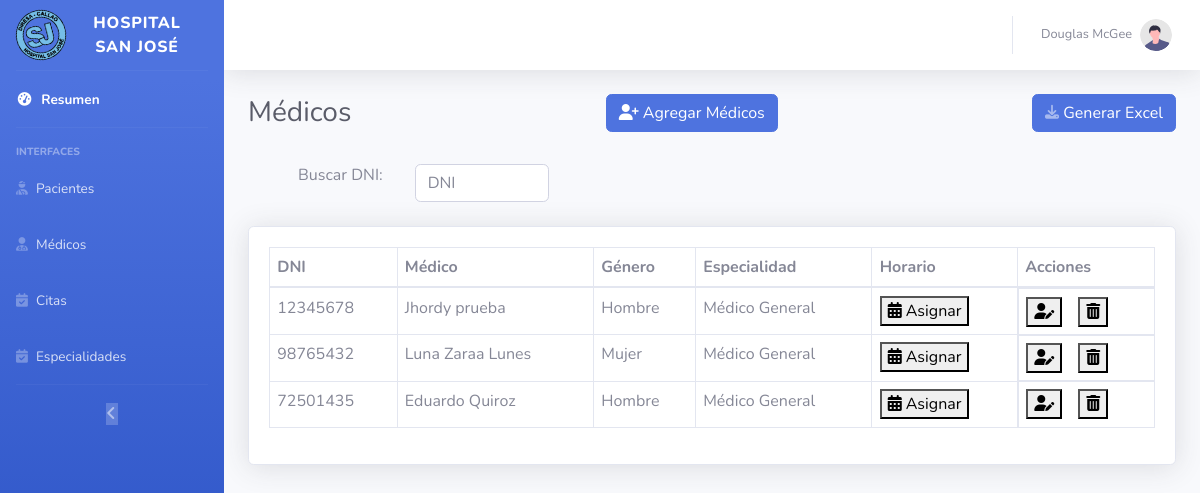
Screenshot of /admin/medicos (signed in) with the database file from the repository.
### tables this page shows
CREATE TABLE `medico` (
  `id` int NOT NULL,
  `ID_Especialidad` int NOT NULL,
  `Nombre` varchar(50) NOT NULL,
  `Ape_Paterno` varchar(50) NOT NULL,
  `Ape_Materno` varchar(50) NOT NULL,
  `Genero` varchar(15) NOT NULL,
  `T_Doc` varchar(20) NOT NULL,
  `Nro_Doc` char(15) NOT NULL,
  `Telefono` char(9) NOT NULL,
  `Fecha_Creacion` timestamp NOT NULL DEFAULT CURRENT_TIMESTAMP ON UPDATE CURRENT_TIMESTAMP,
  `Estado` varchar(15) NOT NULL DEFAULT 'Activo',
  `id_login` int NOT NULL
);

CREATE TABLE `especialidad` (
  `id` int NOT NULL,
  `Descripcion` varchar(50) NOT NULL,
  `Estado` varchar(30) NOT NULL
);

### controllers/AdminMedicosController.php (called while the page is built, shortened)
<?php
class AdminMedicosController
{
    public static function medicos(Router $router)
    {
        if ($_SESSION['usuario'] == 1) {
            $medicos = Medico::allActivos();
            $especialidades = Especialidades::allActivos();
            foreach ($medicos as $row) {
                $Especialidad = Especialidades::find($row->ID_Especialidad);
                $row->ID_Especialidad = $Especialidad->Descripcion;
            }
        } else {
            header('Location: /');
        }
        $router->render('admin/medicos/index', 'layout-admin', [
            'medicos' => $medicos,
            'especialidades' => $especialidades
        ]);
    }
}

### public/index.php (called while the page is built, shortened)
<?php
$router = new Router();
$router->get('/', [PageController::class, 'index']);
$router->get('/nosotros', [PageController::class, 'nosotros']);
$router->get('/servicios', [PageController::class, 'servicios']);
$router->get('/medicos', [PageController::class, 'medicos']);
$router->get('/contacto', [PageController::class, 'contacto']);
$router->post('/contacto', [PageController::class, 'contacto']);
$router->get('/admin/index', [AdminPacientesController::class, 'index']);
$router->get('/admin/pacientes', [AdminPacientesController::class, 'pacientes']);
$router->get('/pacientes/reporte', [ReportesController::class, 'pacienteReporte']);
$router->post('/pacientes/registrar', [AdminPacientesController::class, 'pacientesRegistrar']);
$router->post('/pacientes/eliminar', [AdminPacientesController::class, 'pacientesEliminar']);
$router->post('/pacientes/actualizar', [AdminPacientesController::class, 'pacientesActualizar']);
$router->post('/pacientes/historial', [AdminPacientesController::class, 'historial']);
$router->post('/pacientes/detallemedico', [AdminPacientesController::class, 'detallemedico']);
$router->get('/admin/medicos', [AdminMedicosController::class, 'medicos']);
$router->get('/medicos/reporte', [ReportesController::class, 'medicoReporte']);
$router->post('/medicos/agregar', [AdminMedicosController::class, 'medicoAgregar']);
$router->post('/medicos/actualizar', [AdminMedicosController::class, 'medicoActualizar']);
$router->post('/medicos/eliminar', [AdminMedicosController::class, 'medicoEliminar']);
$router->post('/medicos/horario', [AdminMedicosController::class, 'HorarioMedico']);
$router->get('/admin/citas', [AdminCitasController::class, 'citas']);
$router->post('/citas/registrar', [AdminCitasController::class, 'registrarcita']);
$router->post('/citas/reprogramar', [AdminCitasController::class, 'reprogramarcita']);
$router->post('/citas/eliminar', [AdminCitasController::class, 'eliminarcita']);
$router->get('/admin/especialidades', [AdminEspecialidadController::class, 'especialidades']);
$router->post('/especialidades/agregar', [AdminEspecialidadController::class, 'especialidadAgregar']);
$router->post('/especialidades/actualizar', [AdminEspecialidadController::class, 'especialidadActualizar']);
$router->post('/especialidades/eliminar', [AdminEspecialidadController::class, 'especialidadEliminar']);
$router->get('/paciente', [PacienteController::class, 'index']);
$router->get('/paciente/citaspasadas', [PacienteController::class, 'citaspasadas']);
$router->post('/paciente/registrarcita', [PacienteController::class, 'registrarcita']);
$router->post('/paciente/reprogramar', [PacienteController::class, 'reprogramarcita']);
$router->post('/paciente/eliminarcita', [PacienteController::class, 'eliminarcita']);
$router->post('/paciente/detallemedico', [PacienteController::class, 'detallemedico']);
$router->get('/doctor', [DoctorController::class, 'index']);
$router->post('/doctor', [DoctorController::class, 'index']);
$router->post('/doctor/entrarcita', [DoctorController::class, 'entrarcita']);
$router->post('/doctor/historia', [DoctorController::class, 'historia']);
$router->post('/doctor/ficha', [DoctorController::class, 'fichamedica']);
$router->post('/doctor/guardarficha', [DoctorController::class, 'guardarficha']);
$router->get('/login', [LoginController::class, 'login']);
$router->post('/login', [LoginController::class, 'login']);
$router->get('/registro', [LoginController::class, 'registro']);
$router->post('/registro', [LoginController::class, 'registro']);
$router->get('/logout', [LoginController::class, 'logout']);
$router->comprobarRutas();

### models/ActiveRecord.php (called while the page is built, shortened)
<?php
class ActiveRecord
{
    protected static $db;
    protected static $tabla = '';
    public static function setDB($database)
    {
        self::$db = $database;
    }
    public static function allActivos()
    {
        $query = "SELECT * FROM " . static::$tabla . " WHERE Estado='Activo'";
        $resultado = self::consultSQL($query);
        return $resultado;
    }
    public static function consultSQL($query)
    {
        try {
            $resultado = self::$db->query($query);
            $array = [];
            while ($registro = $resultado->fetch_assoc()) {
                $array[] = static::createObject($registro);
            }
            return $array;
        } catch (\Throwable $th) {
            return [];
        }
    }
    public static function createObject($registro)
    {
        $objeto = new static;
        foreach ($registro as $key => $value) {
            if (property_exists($objeto, $key)) {
                $objeto->$key = $value;
            }
        }
        return $objeto;
    }
}

### views/admin/medicos/index.php (the view, shortened to what this page needs)
<div id="content-wrapper" class="d-flex flex-column">
  <div id="content">
    <nav class="navbar navbar-expand navbar-light bg-white topbar mb-4 static-top shadow">
      <ul class="navbar-nav ml-auto">
        <li class="nav-item dropdown no-arrow">
          <a class="nav-link dropdown-toggle" href="#" id="userDropdown" role="button" data-toggle="dropdown" aria-haspopup="true" aria-expanded="false">
            <span class="mr-2 d-none d-lg-inline text-gray-600 small">Douglas McGee</span>
            <img class="img-profile rounded-circle" src="/build/images/undraw_profile.svg" />
          </a>
        </li>
      </ul>
    </nav>
    <div class="container-fluid">
      <div class="d-sm-flex align-items-center justify-content-between mb-4">
        <h1 class="h3 mb-0 text-gray-800">Médicos</h1>
        <button type="button" class="btn btn-primary" data-bs-toggle="modal" data-bs-target="#agregarMedico">
          <i class="fas fa-user-plus"></i>
          Agregar Médicos
        </button>
        <a href="/medicos/reporte" class="btn btn-primary">
          <i class="fas fa-download fa-sm text-white-50"></i> Generar Excel
        </a>
      </div>
      <div class="mb-3 row">
            <div class="col-2 text-end">
            <label  class="col-form-label">Buscar DNI:</label>
            </div>
            <div class="col-2">
            <input class="form-control" type="text" placeholder="DNI"  id="myInput" onkeyup="BuscarDNI()" >
            </div>
          </div>
      <div class="card shadow mb-4">
        <div class="card-body">
          <div class="table-responsive">
            <table class="table table-bordered" id="dataTable1" width="100%" cellspacing="0">
              <thead>
                <tr>
                  <th>DNI</th>
                  <th>Médico</th>
                  <th>Género</th>
                  <th>Especialidad</th>
                  <th>Horario</th>
                  <th>Acciones</th>
                </tr>
              </thead>
              <tbody>
                <?php foreach ($medicos as $row) { ?>
                  <tr>
                    <td><?php echo $row->Nro_Doc ?></td>
                    <td><?php echo $row->Nombre . " " . $row->Ape_Paterno ?></td>
                    <td><?php echo $row->Genero ?></td>
                    <td><?php echo $row->ID_Especialidad ?></td>
                    <td>
                      <form method="POST" action="/medicos/horario">
                        <button type="submit">
                          <i class="fas fa-calendar-alt"></i>
                          Asignar
                        </button>
                      </form>
                    </td>
                    <td class="flex-btns">
                      <button type="button" class=" " data-bs-toggle="modal" data-bs-target="#editarMed"
                      <?php echo "onclick='Editar(\"" . implode(",", (array)$row) . "\")'" ?>>
                        <i class="fas fa-user-edit"></i>
                      </button>
                      <form method="POST" action="/medicos/eliminar">
                        <button type="submit">
                          <i class="fas fa-trash-alt"></i>
                        </button>
                      </form>
                    </td>
                  </tr>
                <?php } ?>
              </tbody>
            </table>
          </div>
        </div>
      </div>
    </div>
  </div>
</div>

### public/build/css/admin.css (style rules this page uses)
.flex-btns { display: flex; gap: 1rem; }
.table td, .table th { padding: .45rem; }
.table-bordered>:not(caption)>* { border-width: 0; }

### views/admin/medicos/index.php (style rules this page uses)
select, input { margin: 8px; padding: 5px; }

### rows the page displays
medico: Nro_Doc "12345678", Nombre "Jhordy", Ape_Paterno "prueba", Genero "Hombre", ID_Especialidad.Descripcion "Médico General"
medico: Nro_Doc "98765432", Nombre "Luna Zaraa", Ape_Paterno "Lunes", Genero "Mujer", ID_Especialidad.Descripcion "Médico General"
medico: Nro_Doc "72501435", Nombre "Eduardo", Ape_Paterno "Quiroz", Genero "Hombre", ID_Especialidad.Descripcion "Médico General"
